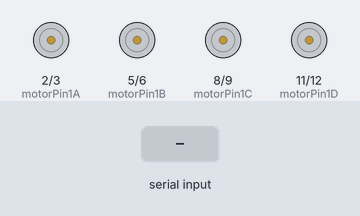
Recording of a sketch running on a simulated Arduino Uno, built with avr-gcc and run on an emulated ATmega328P. Parts: motor-driver pin pairs drawn as motors (green arrow = first pin HIGH = forward, orange = second pin HIGH = backward, longer = more drive). The inputs (shaded band) are chosen by the test bench. What the sketch prints to the serial monitor is not drawn.

Above: at 1.2 s.
1.3 s: "f90\n" received over Serial
At 2.3 s:
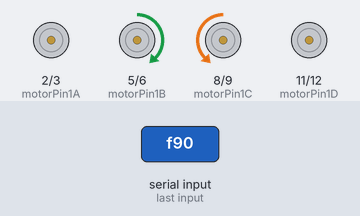
2.8 s: "b90\n" received over Serial
At 3.4 s:
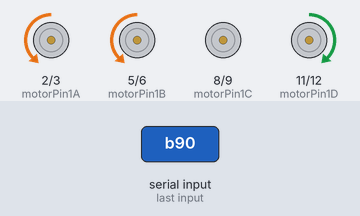
4.3 s: "s\n" received over Serial
At 5.7 s:
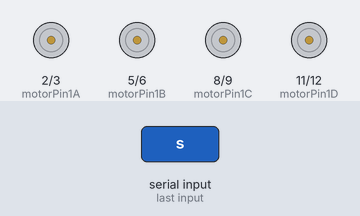
Timing chart, 0 to 7.3 s (numbered marks = the images above; inputs shaded):
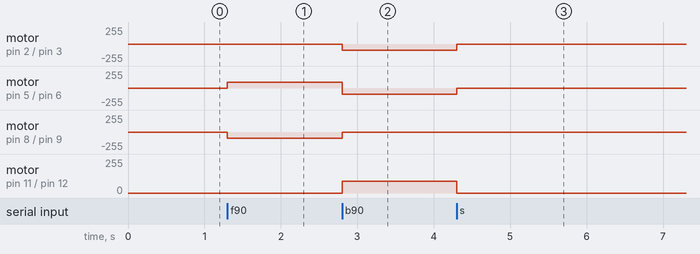

The sketch:

motor4slidebarcontroll.ino
```cpp
int motorPin1A = 2;   // 첫 번째 모터의 PWM 핀
int motorPin2A = 3;  // 첫 번째 모터의 디지털 핀

int motorPin1B = 5;   // 두 번째 모터의 PWM 핀
int motorPin2B = 6;  // 두 번째 모터의 디지털 핀

int motorPin1C = 8;   // 세 번째 모터의 PWM 핀
int motorPin2C = 9;  // 세 번째 모터의 디지털 핀

int motorPin1D = 11;  // 네 번째 모터의 PWM 핀
int motorPin2D = 12;  // 네 번째 모터의 디지털 핀

void setup() {
  pinMode(motorPin1A, OUTPUT);
  pinMode(motorPin2A, OUTPUT);
  pinMode(motorPin1B, OUTPUT);
  pinMode(motorPin2B, OUTPUT);
  pinMode(motorPin1C, OUTPUT);
  pinMode(motorPin2C, OUTPUT);
  pinMode(motorPin1D, OUTPUT);
  pinMode(motorPin2D, OUTPUT);
  Serial.begin(115200);
}

void loop() {
  if (Serial.available() > 0) {
    String command = Serial.readStringUntil('\n');  // 시리얼로 받은 문자열 전체 읽기
    if (command.startsWith("f")) {  // 전진 명령어
      int speed = command.substring(1).toInt();  // 명령어 뒤의 숫자를 속도로 추출

      analogWrite(motorPin1A, speed);
      digitalWrite(motorPin2A, LOW);

      analogWrite(motorPin1B, speed);
      digitalWrite(motorPin2B, LOW);

      analogWrite(motorPin2C, speed);
      digitalWrite(motorPin1C, LOW);

      analogWrite(motorPin2D, speed);
      digitalWrite(motorPin1D, LOW);

      Serial.print("모터 네 개 전진 속도: ");
      Serial.println(speed);
    }

    if (command.startsWith("b")) {  // 후진 명령어
      int speed = command.substring(1).toInt();  // 명령어 뒤의 숫자를 속도로 추출

      analogWrite(motorPin2A, speed);
      digitalWrite(motorPin1A, LOW);

      analogWrite(motorPin2B, speed);
      digitalWrite(motorPin1B, LOW);

      analogWrite(motorPin1C, speed);
      digitalWrite(motorPin2C, LOW);

      analogWrite(motorPin1D, speed);
      digitalWrite(motorPin2D, LOW);

      Serial.print("모터 네 개 후진 속도: ");
      Serial.println(speed);
    }
    if (command == "s") {  // 정지 명령어
      analogWrite(motorPin2A, 0);
      analogWrite(motorPin2B, 0);
      analogWrite(motorPin1C, 0);
      analogWrite(motorPin1D, 0);

      Serial.println("모터 네 개 정지");
    }
  }
}
```

Measured:
- after the input at 1.3 s, motor on pin 5 (motorPin1B) / pin 6 (motorPin2B): stopped → forward 90/255 at once; motor on pin 8 (motorPin1C) / pin 9 (motorPin2C): stopped → backward 90/255 at once
- after the input at 2.8 s, motor on pin 2 (motorPin1A) / pin 3 (motorPin2A): stopped → backward 90/255 at once; motor on pin 5 (motorPin1B) / pin 6 (motorPin2B): forward 90/255 → backward 90/255 at once
- after the input at 4.3 s, motor on pin 2 (motorPin1A) / pin 3 (motorPin2A), motor on pin 5 (motorPin1B) / pin 6 (motorPin2B): backward 90/255 → stopped at once; motor on pin 11 (motorPin1D) / pin 12 (motorPin2D): forward 90/255 → stopped at once
